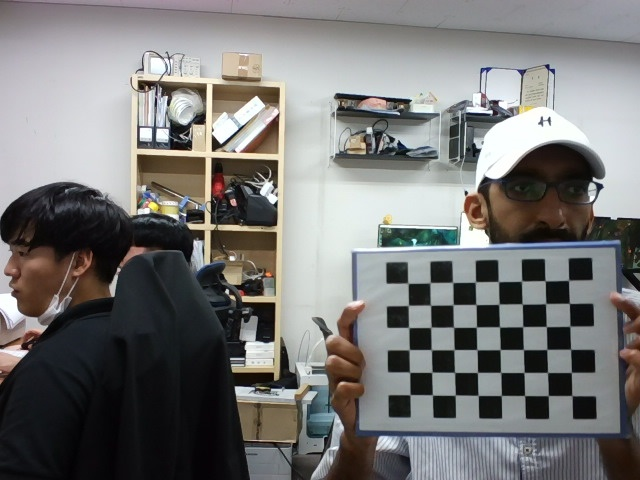
#> input picture script/camera_calib/cal_image_1.jpg, 640 x 480 px; its folder holds only this picture in this run
$ python calib_process.py
#> lines starting #> are read from the running program, lines starting #| are printed output that depends on the picture; after the words box and inside, x2 and y2 are one past the last pixel; in counts of white or black regions, pixels touching at a corner belong together; long printed decimals are rounded
#!/usr/bin/env python
import numpy as np
import cv2 as cv
import glob

cb_width = 8
cb_height = 6
cb_square_size = 26.22

# termination criteria
criteria = (cv.TERM_CRITERIA_EPS + cv.TERM_CRITERIA_MAX_ITER, 30, 0.001)

# prepare object points
cb_3D_points = np.zeros((cb_width * cb_height, 3), np.float32)
cb_3D_points[:, :2] = np.mgrid[0:cb_width, 0:cb_height].T.reshape(-1, 2) * cb_square_size

# Arrays to store object points and image points from all the images
list_cb_3d_points = []  # 3d points in real world
list_cb_2d_img_points = []  # 2d points in image plane

list_images = glob.glob('*.jpg')

for frame_name in list_images:
    img = cv.imread(frame_name)
#> img is the input picture: shape (480, 640, 3); mean B, G, R 117.8, 118.8, 119.3
    gray = cv.cvtColor(img, cv.COLOR_BGR2GRAY)
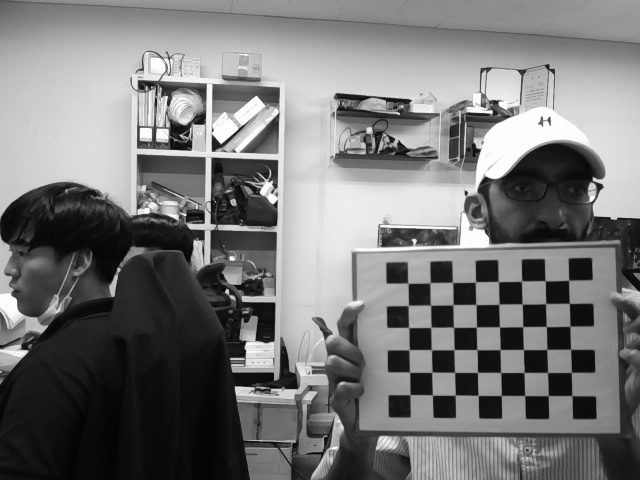
#> gray: shape (480, 640); min 1, max 255, mean 118.8
    # Find the chessboard corners
    ret, corners = cv.findChessboardCorners(gray, (cb_width, cb_height), None)
#> ret = True; corners = 48 rows, first 8: [408.3, 283.4], [430.3, 282.4], [452.7, 282.5], [475.4, 281.8], [498.5, 281.6], [521.5, 281], [545.2, 280.8], [568.5, 280.4]
    # if found, add object points, image points (after refining them)
    if ret is True:
        list_cb_3d_points.append(cb_3D_points)
        corners2 = cv.cornerSubPix(gray, corners, (11, 11), (-1, -1), criteria)
#> corners2 = 48 rows, first 8: [407.9, 283.2], [430.1, 282.7], [452.6, 282.4], [475.4, 281.9], [498.4, 281.5], [521.6, 281.2], [545.2, 280.8], [568.6, 280.2]
        list_cb_2d_img_points.append(corners2)
        # Draw adn display the corners
        cv.drawChessboardCorners(img, (cb_width, cb_height), corners2, ret)
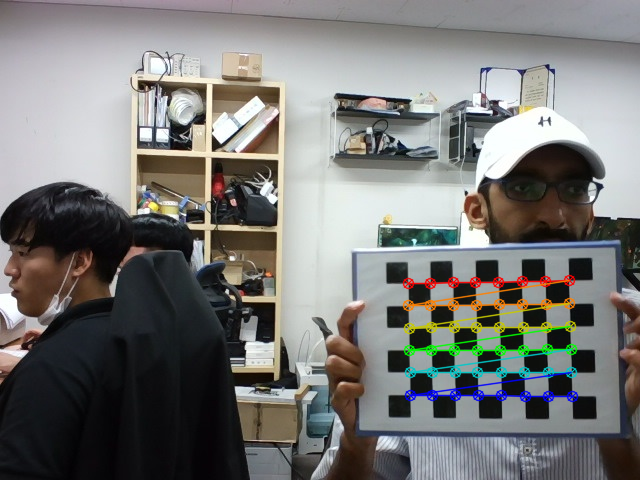
#> img: shape (480, 640, 3); 2.86% of pixels changed, all inside (x1, y1, x2, y2) = (402, 274, 579, 403)
        cv.imshow('img', img)
        cv.waitKey(500)
cv.destroyAllWindows()

ret, mtx, dist, rvecs, tvecs = cv.calibrateCamera(list_cb_3d_points, list_cb_2d_img_points, gray.shape[::-1], None, None)
#> ret = 0.0896; mtx = [[855.3, 0, 325.7], [0, 874.5, 286], [0, 0, 1]]; dist = [[0.331, -3.96, -0.00319, 0.029, 13.77]]; rvecs = ([-0.0767, 0.121, -0.0115],); tvecs = ([99.4, -3.3, 1045.5],)
print('Calibration Matrix: ')
print(mtx)
#| [[855.324   0.         325.717]
#|  [  0.         874.466 286.014]
#|  [  0.           0.           1.        ]]
print('Distortion: ', dist)
#| Distortion:  [[ 3.30976378e-01 -3.95767041e+00 -3.18893271e-03  2.89632173e-02
#|    1.37707600e+01]]

with open('camera_calib.npy', 'wb') as f:
    np.save(f, mtx)
    np.save(f, dist)

$ run again, on script/camera_calib/cal_image_13.jpg
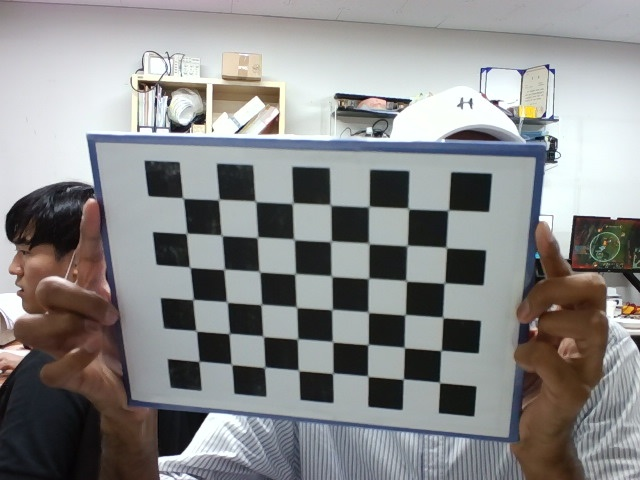
#> input picture script/camera_calib/cal_image_13.jpg, 640 x 480 px
#> img is the input picture: shape (480, 640, 3); mean B, G, R 137.9, 138, 137.8
#> `gray = cv.cvtColor(img, cv.COLOR_BGR2GRAY)`:
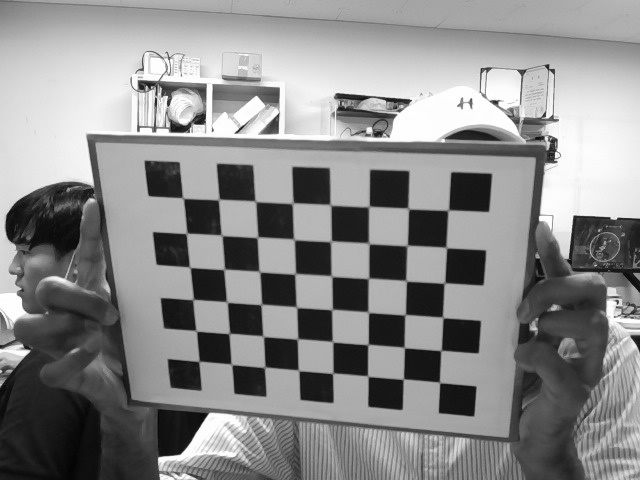
#> gray: shape (480, 640); min 1, max 255, mean 137.9
#> `ret, corners = cv.findChessboardCorners(gray, (cb_width, cb_height), N..`: ret = True; corners = 48 rows, first 8: [182.9, 198], [218.6, 199.6], [255.3, 201.4], [292.5, 201.5], [330, 205.5], [369, 206.5], [408, 208.5], [448.6, 209.3]
#> corners2 = 48 rows, first 8: [182.9, 198], [218.7, 199.5], [255.5, 201.4], [292.6, 203.2], [330.5, 204.8], [368.9, 206.5], [408.3, 208.5], [448.3, 210.1]
#> `cv.drawChessboardCorners(img, (cb_width, cb_height), corners2, ret)`:
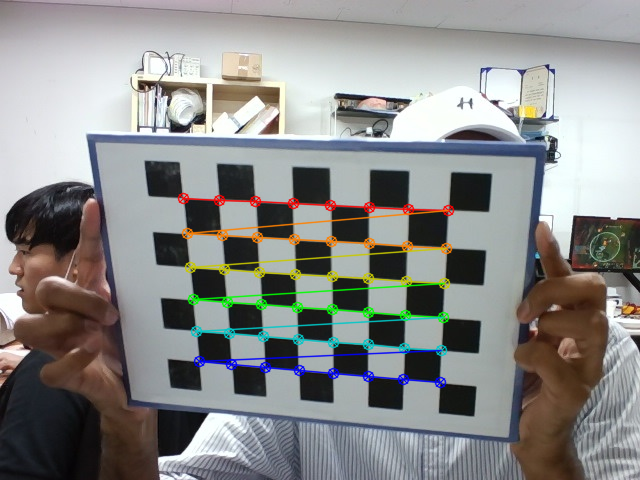
#> img: shape (480, 640, 3); 3.87% of pixels changed, all inside (x1, y1, x2, y2) = (177, 192, 455, 389)
#> `ret, mtx, dist, rvecs, tvecs = cv.calibrateCamera(list_cb_3d_points, l..`: ret = 0.172; mtx = [[761.2, 0, 317.4], [0, 758.1, 283.6], [0, 0, 1]]; dist = [[0.796, -36.16, -0.00138, -0.006, 495]]; rvecs = ([0.414, 0.209, 0.0223],); tvecs = ([-93.82, -60, 536.5],)
#| [[761.244   0.         317.431]
#|  [  0.         758.124 283.566]
#|  [  0.           0.           1.        ]]
#| Distortion:  [[ 7.96158546e-01 -3.61598926e+01 -1.38369118e-03 -5.99963601e-03
#|    4.95003946e+02]]

$ run again, on script/camera_calib/cal_image_14.jpg
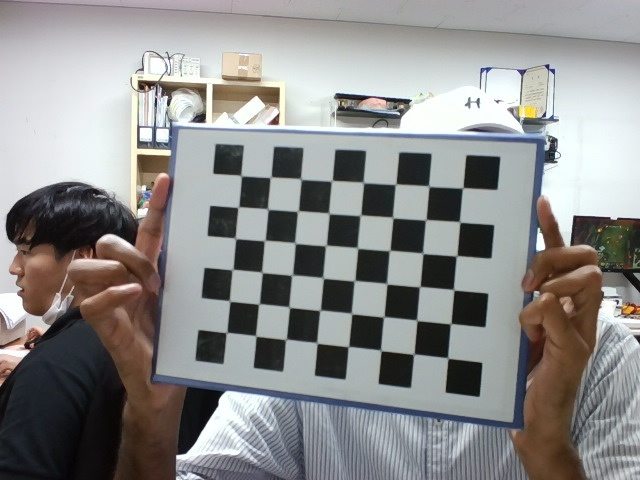
#> input picture script/camera_calib/cal_image_14.jpg, 640 x 480 px
#> img is the input picture: shape (480, 640, 3); mean B, G, R 139.2, 140.1, 140.6
#> `gray = cv.cvtColor(img, cv.COLOR_BGR2GRAY)`:
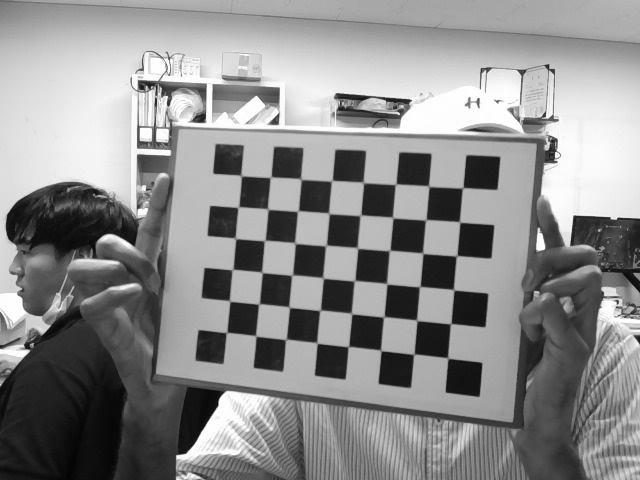
#> gray: shape (480, 640); min 4, max 255, mean 140.1
#> `ret, corners = cv.findChessboardCorners(gray, (cb_width, cb_height), N..`: ret = True; corners = 48 rows, first 8: [240.9, 176.5], [270.6, 177.2], [300.6, 180.7], [331.9, 180.5], [363.1, 182.6], [395.8, 184.4], [429.1, 186.5], [463.6, 187.9]
#> corners2 = 48 rows, first 8: [241.1, 175.6], [270.6, 177.2], [300.9, 179], [331.8, 180.8], [363.4, 182.5], [395.6, 184.2], [428.7, 186.2], [462.6, 187.8]
#> `cv.drawChessboardCorners(img, (cb_width, cb_height), corners2, ret)`:
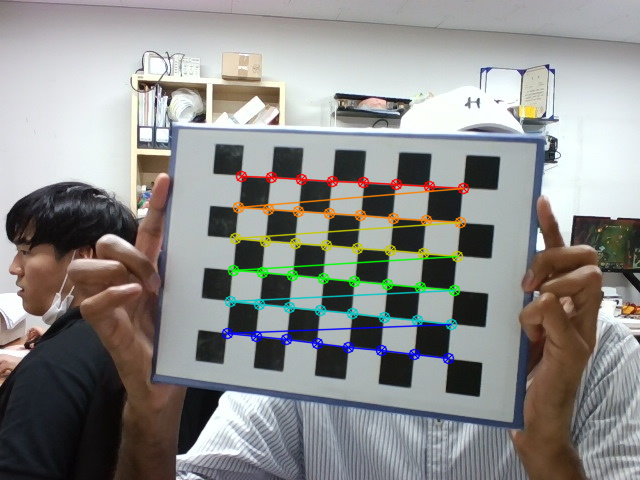
#> img: shape (480, 640, 3); 3.58% of pixels changed, all inside (x1, y1, x2, y2) = (221, 170, 470, 365)
#> `ret, mtx, dist, rvecs, tvecs = cv.calibrateCamera(list_cb_3d_points, l..`: ret = 0.126; mtx = [[1148, 0, 326.4], [0, 1095.5, 205.7], [0, 0, 1]]; dist = [[-0.402, 32.12, -0.0135, -0.00808, -552.4]]; rvecs = ([-0.0593, 0.409, 0.0764],); tvecs = ([-67.8, -25, 914.3],)
#| [[1.14804239e+03 0.00000000e+00 3.26371458e+02]
#|  [0.00000000e+00 1.09552030e+03 2.05719242e+02]
#|  [0.00000000e+00 0.00000000e+00 1.00000000e+00]]
#| Distortion:  [[-4.01870321e-01  3.21164620e+01 -1.35129703e-02 -8.08286616e-03
#|   -5.52398262e+02]]

$ run again, on script/camera_calib/cal_image_15.jpg
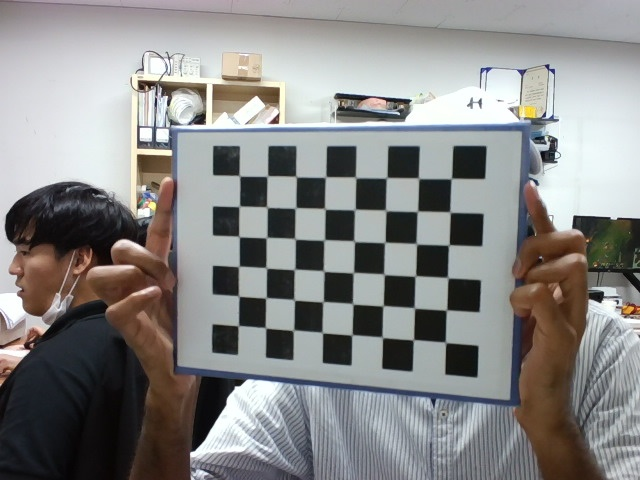
#> input picture script/camera_calib/cal_image_15.jpg, 640 x 480 px
#> img is the input picture: shape (480, 640, 3); mean B, G, R 134.2, 135.1, 135.6
#> `gray = cv.cvtColor(img, cv.COLOR_BGR2GRAY)`:
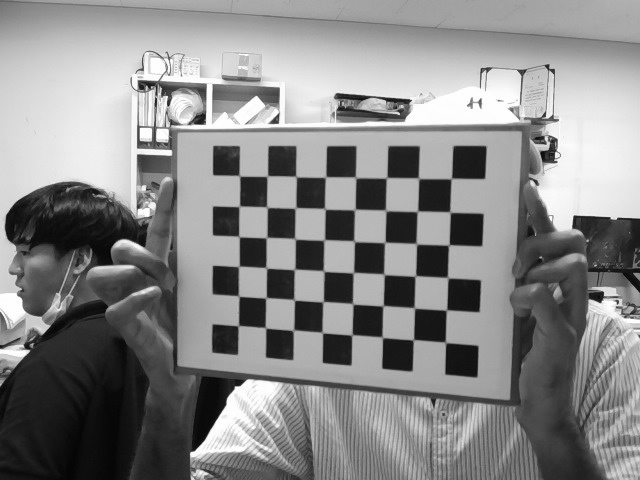
#> gray: shape (480, 640); min 2, max 255, mean 135.2
#> `ret, corners = cv.findChessboardCorners(gray, (cb_width, cb_height), N..`: ret = True; corners = 48 rows, first 8: [239.6, 175.7], [267.5, 176], [296, 176.5], [325.7, 176.7], [355.6, 177.5], [386.7, 177.4], [419.5, 178.1], [451.4, 178.5]
#> corners2 = 48 rows, first 8: [239.4, 175.8], [267.3, 176.1], [296.1, 176.6], [325.6, 177], [355.6, 177.4], [386.6, 177.8], [418.5, 178.2], [451.3, 178.5]
#> `cv.drawChessboardCorners(img, (cb_width, cb_height), corners2, ret)`:
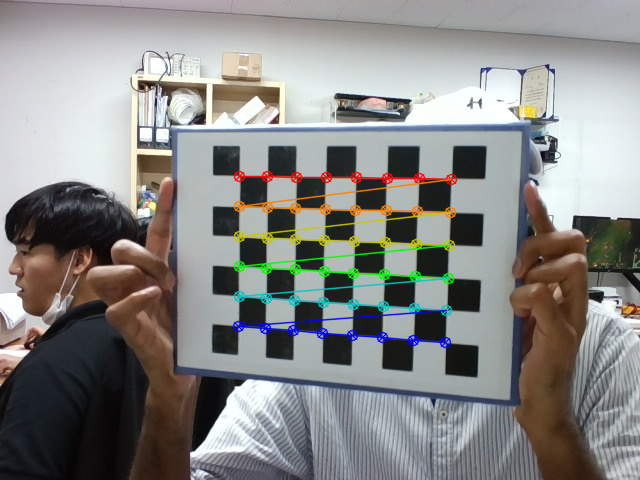
#> img: shape (480, 640, 3); 3.44% of pixels changed, all inside (x1, y1, x2, y2) = (232, 170, 458, 349)
#> `ret, mtx, dist, rvecs, tvecs = cv.calibrateCamera(list_cb_3d_points, l..`: ret = 0.111; mtx = [[672.8, 0, 344.6], [0, 678.9, 253.3], [0, 0, 1]]; dist = [[0.504, -23.8, -0.00385, 0.00614, 353.2]]; rvecs = ([0.0787, 0.274, 0.0336],); tvecs = ([-91.82, -66.86, 588.2],)
#| [[672.825   0.         344.610]
#|  [  0.         678.945 253.287]
#|  [  0.           0.           1.        ]]
#| Distortion:  [[ 5.04314209e-01 -2.38039249e+01 -3.85081993e-03  6.14480097e-03
#|    3.53213676e+02]]

$ run again, on script/camera_calib/cal_image_10.jpg
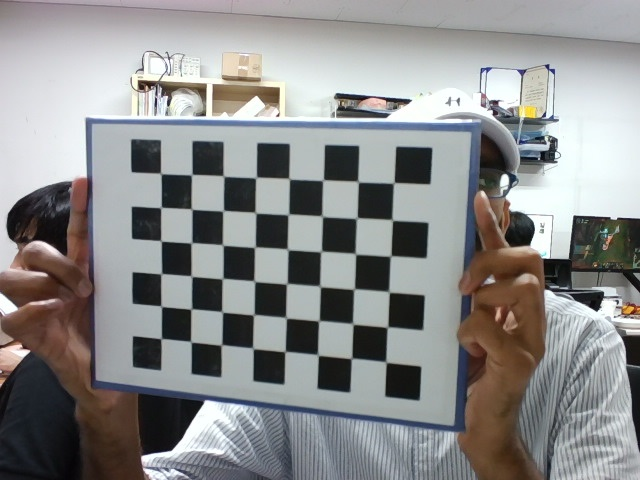
#> input picture script/camera_calib/cal_image_10.jpg, 640 x 480 px
#> img is the input picture: shape (480, 640, 3); mean B, G, R 139.2, 139.5, 139.2
#> `gray = cv.cvtColor(img, cv.COLOR_BGR2GRAY)`:
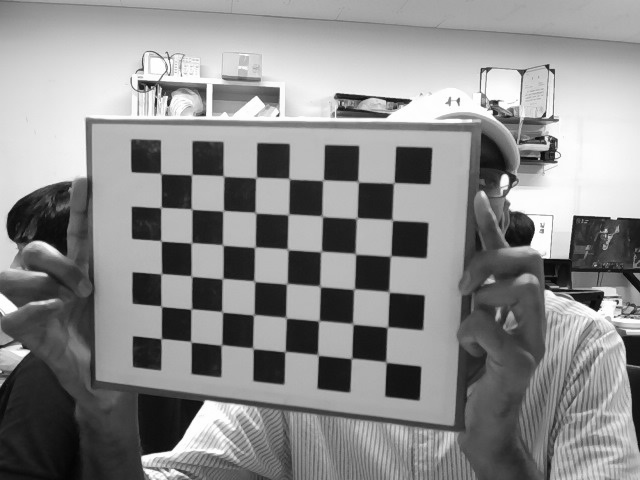
#> gray: shape (480, 640); min 2, max 255, mean 139.4
#> `ret, corners = cv.findChessboardCorners(gray, (cb_width, cb_height), N..`: ret = True; corners = 48 rows, first 8: [160.7, 173.3], [191.6, 174.5], [223.4, 175.9], [255.8, 177.6], [289.1, 179], [323, 180], [358.2, 182.2], [395.2, 182.8]
#> corners2 = 48 rows, first 8: [160.7, 173.5], [191.7, 174.7], [223.5, 176], [256, 177.5], [289.2, 178.7], [323, 180.2], [358, 181.6], [393.7, 182.9]
#> `cv.drawChessboardCorners(img, (cb_width, cb_height), corners2, ret)`:
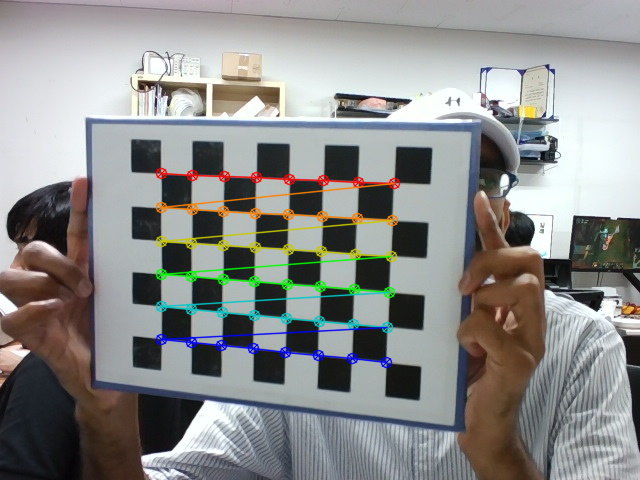
#> img: shape (480, 640, 3); 3.66% of pixels changed, all inside (x1, y1, x2, y2) = (155, 167, 401, 369)
#> `ret, mtx, dist, rvecs, tvecs = cv.calibrateCamera(list_cb_3d_points, l..`: ret = 0.116; mtx = [[574.7, 0, 386.6], [0, 568.5, 257.9], [0, 0, 1]]; dist = [[0.161, -0.567, -0.00244, 0.00336, 0.655]]; rvecs = ([0.103, 0.226, 0.0544],); tvecs = ([-173.6, -65.4, 446.8],)
#| [[574.721   0.         386.569]
#|  [  0.         568.487 257.911]
#|  [  0.           0.           1.        ]]
#| Distortion:  [[ 0.1609  -0.5673 -0.002437  0.003358  0.6551]]
